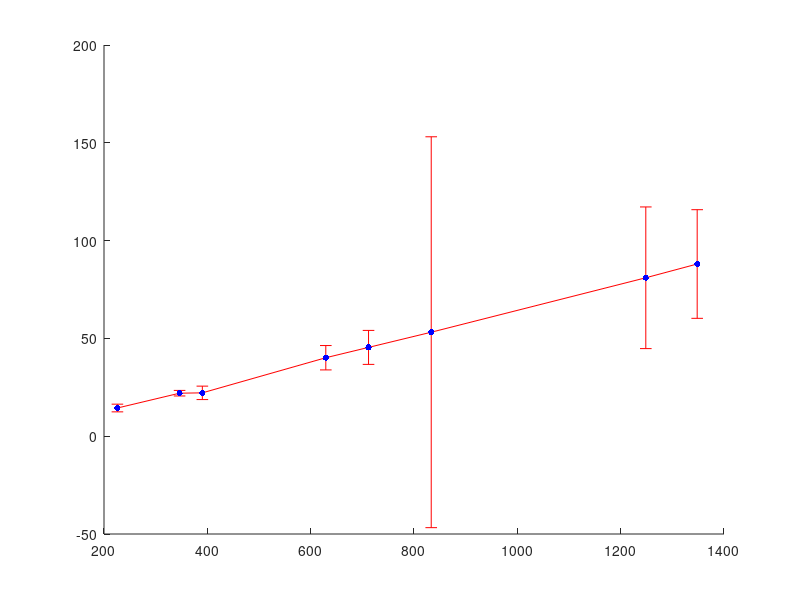

This figure's MATLAB source: (Note: this script raises an error after producing the figure.)
%graphing the calibration points

xArray_Channel = [225.98, 346.26, 390.35, 629.29, 712, 833.33, 1248.64, 1348.09];
yArray_Energy = [14.41295, 21.9906, 22.1632, 40.12, 45.4, 53.1622, 80.9979, 88.0336];
xErrorArray_Channel = [0.87, 0.41, 0.88, 0.99, 1.22, 11.99, 2.9, 2.06];
yErrorArray_Energy = [2.61, 3.06, 2.81, 3.6, 2.6, 3.63, 3.09, 3.2];

xErrorArray_Channel = xErrorArray_Channel.*xArray_Channel/100;
yErrorArray_Energy = yErrorArray_Energy.*yArray_Energy/100;

p = polyfit(xArray_Channel,yArray_Energy,3);
fitY = polyval(p,xArray_Channel);

fig1 = figure(1);
scatter(xArray_Channel,yArray_Energy, 20, 'b', 'filled');
hold on;
errorbar(xArray_Channel, yArray_Energy, xErrorArray_Channel, 'r', 'Horizontal', 'LineStyle', 'none');
errorbar(xArray_Channel, yArray_Energy, yErrorArray_Energy, 'r', 'Vertical', 'LineStyle', 'none');
plot(xArray_Channel, fitY, 'b');

title('Calibration Points with Fitted Line');
xlabel('Channel Number');
ylabel('Energy (keV)');

saveas(fig1,'Calibration_Plot','png');
